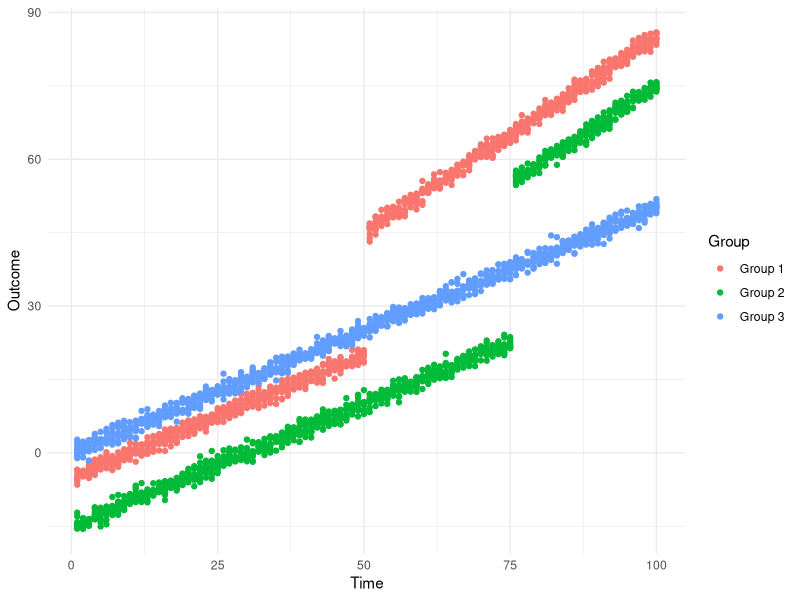

The R script that drew this image:
# Load required libraries
library(dplyr)
library(ggplot2)
library(broom) # for tidy function

# Set seed for reproducibility
set.seed(123)

# Number of individuals per group
n_per_group <- 10

# Number of time periods
n_periods <- 100

# Time variable
time <- 1:n_periods

# Generate synthetic data
data <- data.frame(
  Group = rep(c("Group 1", "Group 2", "Group 3"), each = n_per_group * n_periods),
  Individual = rep(rep(1:n_per_group, each = n_periods), times = 3),
  Time = rep(time, times = 3 * n_per_group),
  stringsAsFactors = FALSE
)

# data = data %>% group_by(Individual) %>% mutate(Treatment = ifelse(Time > 50 & Group == "Group 1", 1, 0),
#                                                 Outcome = rnorm(2 * n_periods, mean = ifelse(Treatment == 1, 2+0.5*Time+5, -5+0.5*Time))) %>% distinct()

data = data %>% group_by(Individual) %>% mutate(Treatment = ifelse((Time > 50 & Group == "Group 1") | (Time > 75 & Group == "Group 2"), 1, 0),
                                                Outcome = rnorm(3 * n_periods, mean = case_when(
                                                  Treatment == 1 & Group== "Group 1" ~ -5+0.5*Time+10+0.3*Time,
                                                  Treatment == 0 & Group== "Group 1" ~ -5+0.5*Time,
                                                  Treatment == 1 & Group== "Group 2" ~ -15+0.5*Time+10+0.3*Time,
                                                  Treatment == 0 & Group== "Group 2" ~ -15+0.5*Time,
                                                  TRUE ~ 0.5*Time))) %>% distinct()

# Plot the simulated data
ggplot(data, aes(x = Time, y = Outcome, color = Group, linetype = factor(Treatment))) +
  geom_point() +
  labs(x = "Time", y = "Outcome", color = "Group", linetype = "Treatment") +
  theme_minimal()

# Estimate DiD parameters using linear regression
diD_model <- lm(Outcome ~ Treatment + Time + Treatment:Time + Group, data = data)

# Display DiD model summary
summary(diD_model)